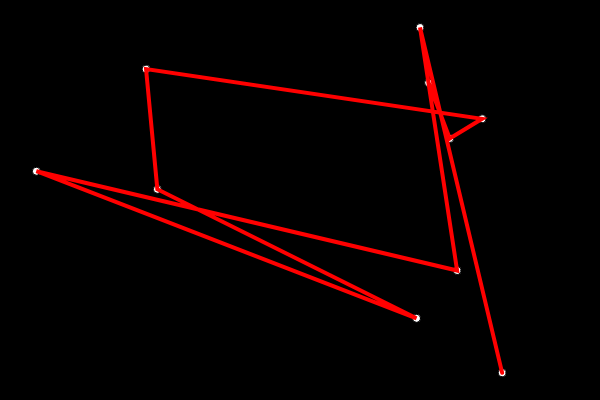
Frame 1 (no input)
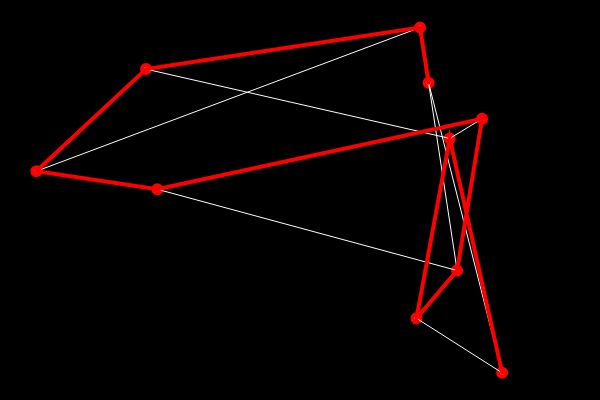
Frame 60 (no input)
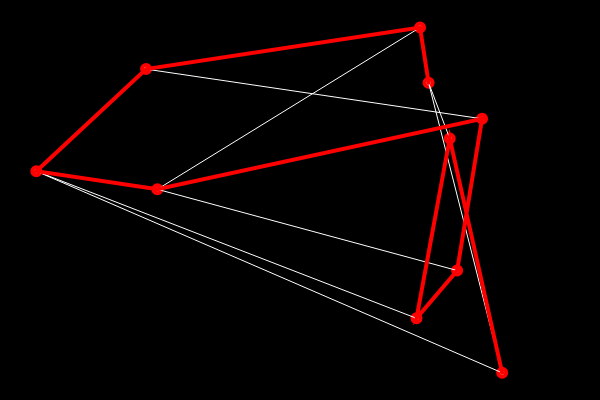
Frame 120 (the mouse pressed at the canvas centre since frame 60)

The p5.js sketch that drew these frames (run headless with seeded random() and noise() and a simulated clock; from frame 60 on, the mouse is pressed at the canvas centre):

// p5.js sketch
// ── sketch.js
var cities = [];
var totalCities = 10;

var recordDistance;

function setup(){
    createCanvas(600,400);
    for(var i = 0; i < totalCities; i++){
        var v = createVector(random(width), random(height));
        cities[i] = v;
    }

    var d = calcDistance(cities);
    recordDistance = d;
    bestEver = cities.slice();
    
}
function draw(){
    background(0);  
    fill(255);
    for(var i = 0; i < cities.length; i++){
        ellipse(cities[i].x, cities[i].y, 8, 8);
    }

    stroke(255);
    strokeWeight(1);
    noFill();
    beginShape();
    for(var i = 0; i < cities.length; i++){
        vertex(cities[i].x, cities[i].y);
    }
    endShape();

    stroke(255,0,0);
    strokeWeight(4);
    noFill();
    beginShape();
    for(var i = 0; i < cities.length; i++){
        vertex(bestEver[i].x, bestEver[i].y);
    }
    endShape();

    var i = floor(random(cities.length));
    var j = floor(random(cities.length));
    swap(cities, i, j);

    var d = calcDistance(cities);
    if(d < recordDistance){
        recordDistance = d;
        bestEver = cities.slice();
        console.log(recordDistance);
    }
}

function swap(a, i, j){
    var temp = a[i];
    a[i] = a[j];
    a[j] = temp;
}

function calcDistance(points){
    var sum = 0;
    for(var i = 0; i < points.length-1; i++){
        var d = dist(points[i].x, points[i].y, points[i+1].x, points[i+1].y);
        sum += d;
    }
    return sum;
}
